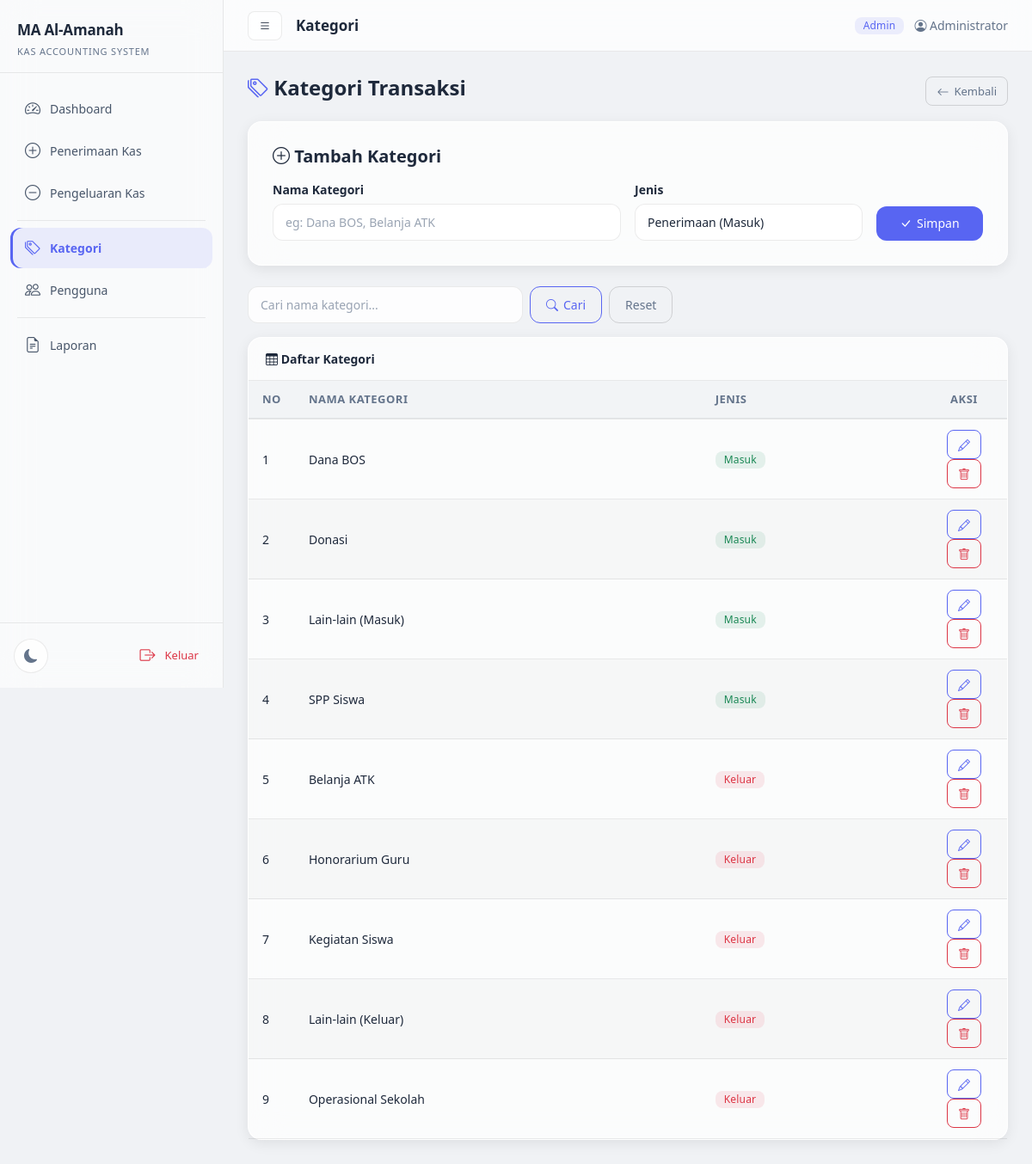
The page /kategori.php (signed in) on the database its author committed.
### tables this page shows
CREATE TABLE IF NOT EXISTS kategori (
    id INT AUTO_INCREMENT PRIMARY KEY,
    nama_kategori VARCHAR(100) NOT NULL,
    jenis ENUM('masuk', 'keluar') NOT NULL,
    created_at TIMESTAMP DEFAULT CURRENT_TIMESTAMP
);

### kategori.php (the view, shortened to what this page needs)
<?php
$search = isset($_GET['search']) ? mysqli_real_escape_string($koneksi, $_GET['search']) : '';
$where = "WHERE 1=1";
$query = "SELECT * FROM kategori $where ORDER BY jenis, nama_kategori";
$result = mysqli_query($koneksi, $query);
include 'includes/header.php';
include 'includes/sidebar.php';
?>
<div class="d-flex justify-content-between align-items-center mb-3">
    <h4 style="font-weight:600;"><i class="bi bi-tags" style="color:var(--primary);"></i> Kategori Transaksi</h4>
    <a href="javascript:history.back()" class="btn btn-outline-secondary btn-sm"><i class="bi bi-arrow-left"></i> Kembali</a>
</div>
<div class="glass card-form mb-4">
    <h5 class="mb-3" style="font-weight:600;"><i class="bi bi-plus-circle"></i> Tambah Kategori</h5>
    <form method="POST">
        <div class="row g-3">
            <div class="col-md-6"><label class="form-label">Nama Kategori</label><input type="text" name="nama_kategori" class="form-control" placeholder="eg: Dana BOS, Belanja ATK" required></div>
            <div class="col-md-4"><label class="form-label">Jenis</label><select name="jenis" class="form-select" required><option value="masuk">Penerimaan (Masuk)</option><option value="keluar">Pengeluaran (Keluar)</option></select></div>
            <div class="col-md-2 d-flex align-items-end"><button type="submit" name="add" class="btn btn-primary w-100"><i class="bi bi-check-lg"></i> Simpan</button></div>
        </div>
    </form>
</div>
<div class="d-flex gap-2 mb-3">
    <form method="GET" class="d-flex gap-2 flex-grow-1">
        <input type="text" name="search" class="form-control" placeholder="Cari nama kategori..." value="<?= htmlspecialchars($search) ?>" style="max-width:320px;">
        <button type="submit" class="btn btn-outline-primary"><i class="bi bi-search"></i> Cari</button>
        <a href="kategori.php" class="btn btn-outline-secondary">Reset</a>
    </form>
</div>
<div class="glass">
    <div style="padding:14px 20px;border-bottom:1px solid var(--border);font-weight:600;"><i class="bi bi-table"></i> Daftar Kategori</div>
    <div class="table-responsive">
        <table class="table mb-0">
            <thead><tr><th style="width:40px">No</th><th>Nama Kategori</th><th>Jenis</th><th style="width:100px;text-align:center">Aksi</th></tr></thead>
            <tbody>
                <?php if (mysqli_num_rows($result) > 0): $no = 1; while ($row = mysqli_fetch_assoc($result)): ?>
                <tr>
                    <td><?= $no++ ?></td>
                    <td><?= htmlspecialchars($row['nama_kategori']) ?></td>
                    <td><span class="badge badge-<?= $row['jenis'] == 'masuk' ? 'masuk' : 'keluar' ?>"><?= $row['jenis'] == 'masuk' ? 'Masuk' : 'Keluar' ?></span></td>
                    <td style="text-align:center">
                        <button class="btn btn-sm btn-outline-primary" data-bs-toggle="modal" data-bs-target="#editModal<?= $row['id'] ?>" title="Edit"><i class="bi bi-pencil"></i></button>
                        <a href="kategori.php?hapus=<?= $row['id'] ?>" class="btn btn-sm btn-outline-danger" onclick="return confirm('Yakin ingin menghapus kategori ini?')" title="Hapus"><i class="bi bi-trash"></i></a>
                    </td>
                </tr>
                <?php endwhile; else: ?>
                <tr><td colspan="4" class="text-center py-4 text-muted"><i class="bi bi-inbox" style="font-size:28px;"></i><br>Belum ada kategori.</td></tr>
                <?php endif; ?>
            </tbody>
        </table>
    </div>
</div>
<?php include 'includes/footer.php'; ?>

### rows shown on the page
kategori: nama_kategori "Dana BOS", jenis "Masuk"
kategori: nama_kategori "Donasi", jenis "Masuk"
kategori: nama_kategori "Lain-lain (Masuk)", jenis "Masuk"
kategori: nama_kategori "SPP Siswa", jenis "Masuk"
kategori: nama_kategori "Belanja ATK", jenis "Keluar"
kategori: nama_kategori "Honorarium Guru", jenis "Keluar"
kategori: nama_kategori "Kegiatan Siswa", jenis "Keluar"
kategori: nama_kategori "Lain-lain (Keluar)", jenis "Keluar"
kategori: nama_kategori "Operasional Sekolah", jenis "Keluar"

### other values the page prints
$title "Kategori"
$_SESSION['nama_lengkap'] "Administrator"
